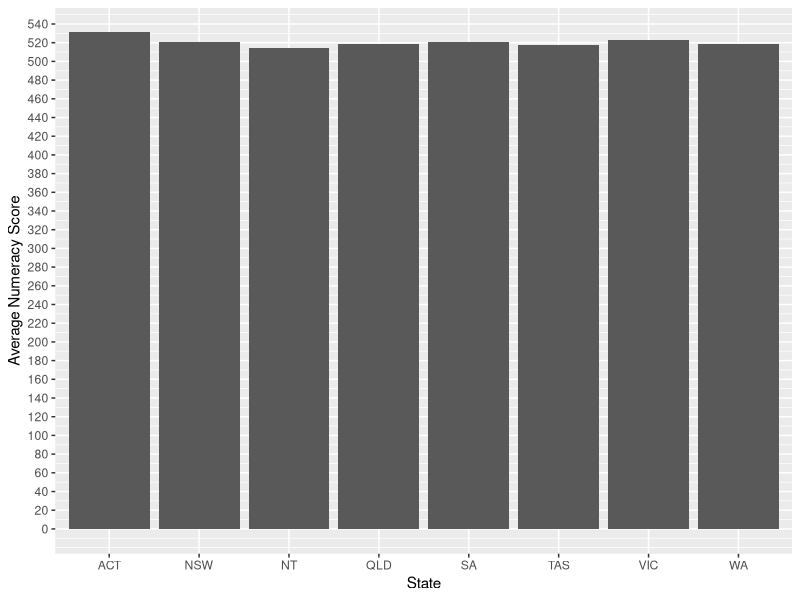
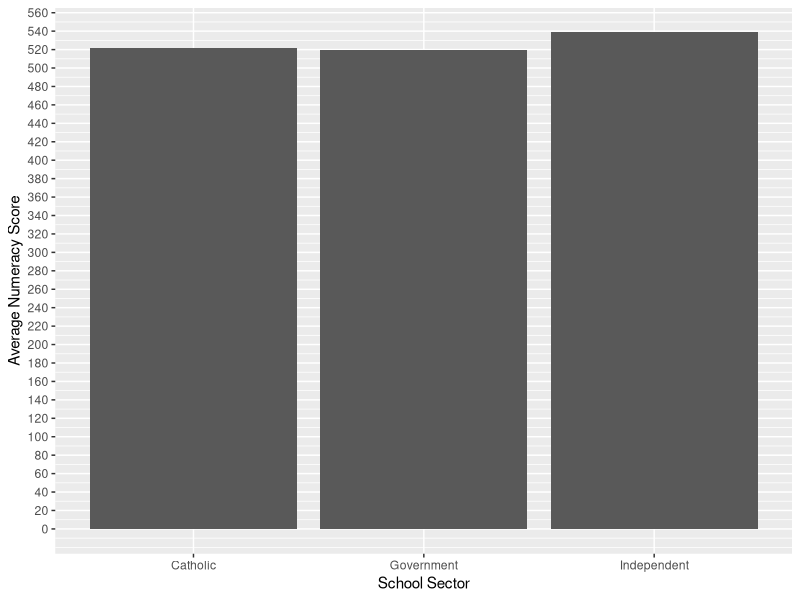
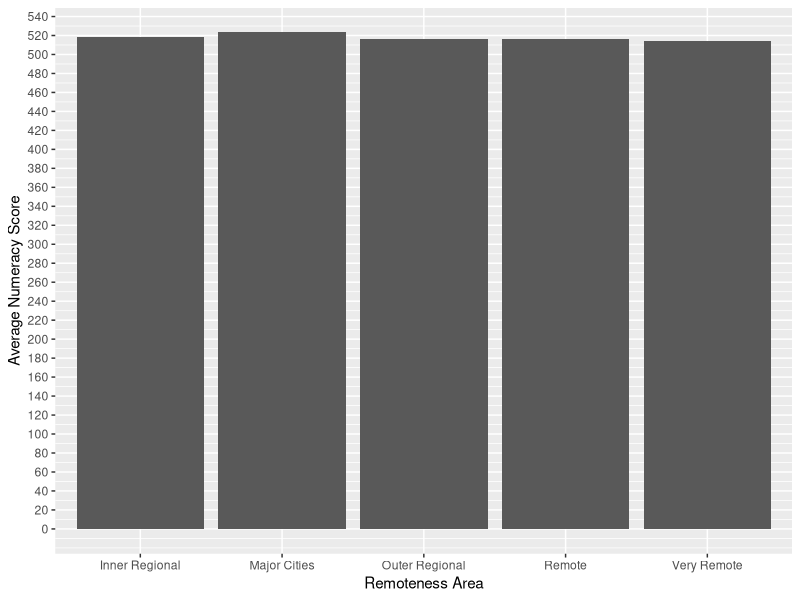

These charts were generated, in order, by the following R code:
library(readxl)
library(dplyr)
library(ggplot2)

location_data = read_excel("School Location 2023.xlsx", sheet = 2)
location_data %>% filter(location_data$`Calendar Year` == 2023)
numeracy_data = read.csv("2023NAPLAN_scores_yr5.csv")
school_data = inner_join(location_data, numeracy_data, by = "ACARA.SML.ID") # cleans data
summary(school_data)

# State
mean_state_score <- school_data %>%
  group_by(State) %>%
  summarise(Mean_Numeracy_Score = mean(NAPLAN))
ggplot(mean_state_score, aes(x = State, y = Mean_Numeracy_Score)) +
  geom_bar(stat = "identity") +
  labs(x = "State", y = "Average Numeracy Score") +
  scale_y_continuous(breaks = seq(0, max(mean_state_score$Mean_Numeracy_Score) + 50, by = 20)) # Best states seem to be ACT and VIC, worst are NT and TAS

# School Sector
mean_sector_score <- school_data %>%
  group_by(`School Sector`) %>%
  summarise(Mean_Numeracy_Score = mean(NAPLAN))
ggplot(mean_sector_score, aes(x = `School Sector`, y = Mean_Numeracy_Score)) +
  geom_bar(stat = "identity") +
  labs(x = "School Sector", y = "Average Numeracy Score") +
  scale_y_continuous(breaks = seq(0, max(mean_state_score$Mean_Numeracy_Score) + 50, by = 20)) # Independent performs best, government performs worst

# ABS Remoteness
mean_remoteness_score <- school_data %>%
  group_by(`ABS Remoteness Area Name`) %>%
  summarise(Mean_Numeracy_Score = mean(NAPLAN))
ggplot(mean_remoteness_score, aes(x = `ABS Remoteness Area Name`, y = Mean_Numeracy_Score)) +
  geom_bar(stat = "identity") +
  labs(x = "Remoteness Area", y = "Average Numeracy Score") +
  scale_y_continuous(breaks = seq(0, max(mean_state_score$Mean_Numeracy_Score) + 50, by = 20)) # Major cities and inner regional are best, very remote is worst
cor(school_data$NAPLAN, school_data$`ABS Remoteness Area`)

# Suburb
mean_suburb_score <- school_data %>%
  group_by(Suburb) %>%
  summarise(Mean_Numeracy_Score = mean(NAPLAN)) %>%
  arrange(desc(Mean_Numeracy_Score), Suburb)

top_suburb_scores <- mean_suburb_score %>%
  slice_head(n = 10)
bottom_suburb_scores <- mean_suburb_score %>%
  slice_tail(n = 10)

